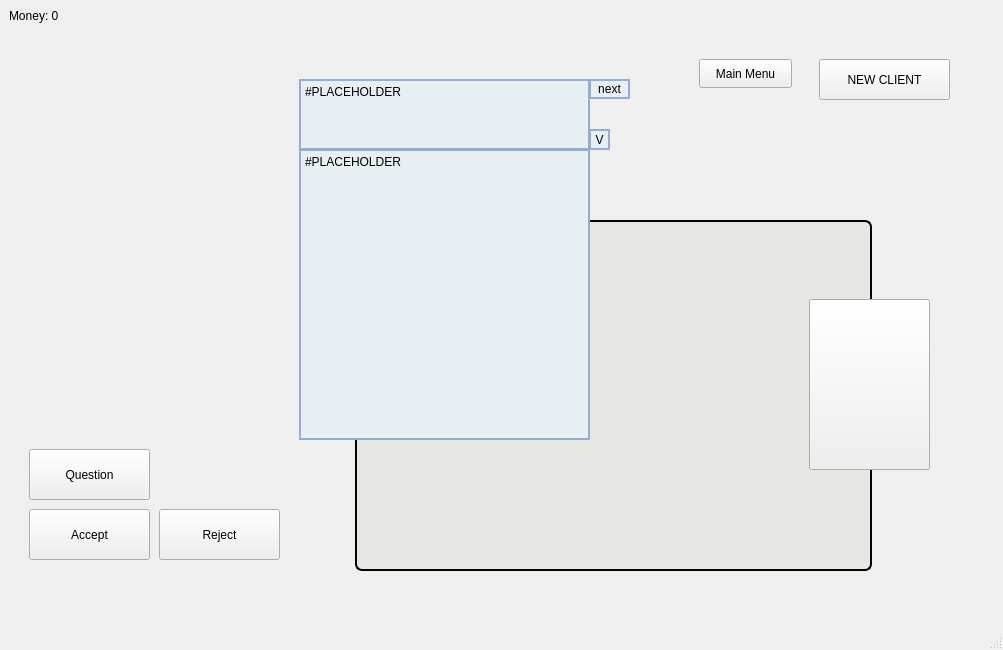
<?xml version="1.0" encoding="UTF-8"?>
<ui version="4.0">
 <class>MainWindow</class>
 <widget class="QMainWindow" name="MainWindow">
  <property name="geometry">
   <rect>
    <x>0</x>
    <y>0</y>
    <width>1003</width>
    <height>650</height>
   </rect>
  </property>
  <property name="windowTitle">
   <string>MainWindow</string>
  </property>
  <widget class="QWidget" name="centralwidget">
   <layout class="QVBoxLayout" name="verticalLayout_2">
    <item>
     <widget class="QLabel" name="money">
      <property name="text">
       <string>Money: 0</string>
      </property>
     </widget>
    </item>
    <item>
     <widget class="QLabel" name="reputation">
      <property name="text">
       <string/>
      </property>
     </widget>
    </item>
    <item>
     <widget class="QStackedWidget" name="screens">
      <property name="styleSheet">
       <string notr="true"/>
      </property>
      <property name="currentIndex">
       <number>1</number>
      </property>
      <widget class="QWidget" name="menu_screen">
       <widget class="StartMenu" name="start_menu" native="true">
        <property name="geometry">
         <rect>
          <x>120</x>
          <y>0</y>
          <width>731</width>
          <height>551</height>
         </rect>
        </property>
       </widget>
      </widget>
      <widget class="QWidget" name="main_screen">
       <widget class="QLabel" name="client">
        <property name="geometry">
         <rect>
          <x>30</x>
          <y>20</y>
          <width>221</width>
          <height>651</height>
         </rect>
        </property>
        <property name="text">
         <string/>
        </property>
       </widget>
       <widget class="QLabel" name="user_desk">
        <property name="enabled">
         <bool>true</bool>
        </property>
        <property name="geometry">
         <rect>
          <x>-150</x>
          <y>300</y>
          <width>1301</width>
          <height>481</height>
         </rect>
        </property>
        <property name="text">
         <string/>
        </property>
        <property name="pixmap">
         <pixmap resource="resource.qrc">:/resources/img/tempDesk2A8.png</pixmap>
        </property>
       </widget>
       <widget class="QTabWidget" name="ruleBook">
        <property name="geometry">
         <rect>
          <x>320</x>
          <y>170</y>
          <width>543</width>
          <height>353</height>
         </rect>
        </property>
        <property name="styleSheet">
         <string notr="true">QTabWidget::pane {
 margin: 1px,1px,1px,1px;
 border: 2px solid #020202;
 border-radius: 7px;
 padding: 1px;
 background-color: #E6E6E3;
}</string>
        </property>
        <property name="tabPosition">
         <enum>QTabWidget::West</enum>
        </property>
        <property name="tabShape">
         <enum>QTabWidget::Triangular</enum>
        </property>
        <property name="currentIndex">
         <number>1</number>
        </property>
        <property name="tabsClosable">
         <bool>false</bool>
        </property>
        <widget class="QWidget" name="tab">
         <attribute name="title">
          <string>Conte.</string>
         </attribute>
         <layout class="QHBoxLayout" name="horizontalLayout">
          <item>
           <widget class="QLabel" name="front_page">
            <property name="text">
             <string/>
            </property>
            <property name="pixmap">
             <pixmap resource="resource.qrc">:/resources/img/tempRuleBookCover.png</pixmap>
            </property>
           </widget>
          </item>
         </layout>
        </widget>
        <widget class="QWidget" name="tab_2">
         <attribute name="title">
          <string>Rules</string>
         </attribute>
         <layout class="QGridLayout" name="gridLayout">
          <item row="0" column="0">
           <widget class="QLabel" name="rules1">
            <property name="text">
             <string/>
            </property>
            <property name="pixmap">
             <pixmap resource="resource.qrc">:/resources/img/tempRuleBookP2A8.png</pixmap>
            </property>
           </widget>
          </item>
         </layout>
        </widget>
        <widget class="QWidget" name="tab_3">
         <attribute name="title">
          <string>Rules</string>
         </attribute>
         <layout class="QGridLayout" name="gridLayout_2">
          <item row="0" column="0">
           <widget class="QLabel" name="rules2">
            <property name="text">
             <string/>
            </property>
            <property name="pixmap">
             <pixmap resource="resource.qrc">:/resources/img/tempRuleBookP3A8.png</pixmap>
            </property>
           </widget>
          </item>
         </layout>
        </widget>
        <widget class="QWidget" name="tab_4">
         <attribute name="title">
          <string>Map</string>
         </attribute>
         <layout class="QGridLayout" name="gridLayout_3">
          <item row="0" column="0">
           <widget class="QLabel" name="map">
            <property name="text">
             <string/>
            </property>
            <property name="pixmap">
             <pixmap resource="resource.qrc">:/resources/img/tempRuleBookMap.png</pixmap>
            </property>
           </widget>
          </item>
         </layout>
        </widget>
       </widget>
       <widget class="QPushButton" name="ruleBook_pushButton">
        <property name="geometry">
         <rect>
          <x>800</x>
          <y>250</y>
          <width>121</width>
          <height>171</height>
         </rect>
        </property>
        <property name="styleSheet">
         <string notr="true">background-color: transparent;
border-image: url(:/resources/img/tempBooksA8.png);
background: none;
background-repeat: none;

</string>
        </property>
        <property name="text">
         <string/>
        </property>
       </widget>
       <widget class="QPushButton" name="closeRules_pushButton">
        <property name="geometry">
         <rect>
          <x>350</x>
          <y>130</y>
          <width>91</width>
          <height>41</height>
         </rect>
        </property>
        <property name="styleSheet">
         <string notr="true">background-color: transparent;
background: none;
background-repeat: none;</string>
        </property>
        <property name="text">
         <string>Close book</string>
        </property>
       </widget>
       <widget class="QPushButton" name="question_pushButton">
        <property name="geometry">
         <rect>
          <x>20</x>
          <y>400</y>
          <width>121</width>
          <height>51</height>
         </rect>
        </property>
        <property name="text">
         <string>Question</string>
        </property>
       </widget>
       <widget class="QPushButton" name="newClient_pushButton">
        <property name="geometry">
         <rect>
          <x>810</x>
          <y>10</y>
          <width>131</width>
          <height>41</height>
         </rect>
        </property>
        <property name="text">
         <string>NEW CLIENT</string>
        </property>
       </widget>
       <widget class="QPushButton" name="menu_pushButton">
        <property name="geometry">
         <rect>
          <x>690</x>
          <y>10</y>
          <width>93</width>
          <height>29</height>
         </rect>
        </property>
        <property name="text">
         <string>Main Menu</string>
        </property>
       </widget>
       <widget class="QPushButton" name="accept_pushButton">
        <property name="geometry">
         <rect>
          <x>20</x>
          <y>460</y>
          <width>121</width>
          <height>51</height>
         </rect>
        </property>
        <property name="text">
         <string>Accept</string>
        </property>
       </widget>
       <widget class="QPushButton" name="reject_pushButton">
        <property name="geometry">
         <rect>
          <x>150</x>
          <y>460</y>
          <width>121</width>
          <height>51</height>
         </rect>
        </property>
        <property name="text">
         <string>Reject</string>
        </property>
       </widget>
       <widget class="QPushButton" name="history_pushButton">
        <property name="geometry">
         <rect>
          <x>580</x>
          <y>80</y>
          <width>21</width>
          <height>21</height>
         </rect>
        </property>
        <property name="styleSheet">
         <string notr="true">background-color: rgb(231, 239, 243);
border: 2px solid rgb(149, 174, 207);
font: 12pt &quot;Courier&quot;;
</string>
        </property>
        <property name="text">
         <string>V</string>
        </property>
       </widget>
       <widget class="QTextBrowser" name="dialougeHistory">
        <property name="geometry">
         <rect>
          <x>290</x>
          <y>100</y>
          <width>291</width>
          <height>291</height>
         </rect>
        </property>
        <property name="font">
         <font>
          <family>Segoe UI</family>
          <pointsize>9</pointsize>
         </font>
        </property>
        <property name="styleSheet">
         <string notr="true">background-color: rgb(231, 239, 243);
border: 2px solid rgb(149, 174, 207)</string>
        </property>
        <property name="html">
         <string>&lt;!DOCTYPE HTML PUBLIC &quot;-//W3C//DTD HTML 4.0//EN&quot; &quot;http://www.w3.org/TR/REC-html40/strict.dtd&quot;&gt;
&lt;html&gt;&lt;head&gt;&lt;meta name=&quot;qrichtext&quot; content=&quot;1&quot; /&gt;&lt;meta charset=&quot;utf-8&quot; /&gt;&lt;style type=&quot;text/css&quot;&gt;
p, li { white-space: pre-wrap; }
hr { height: 1px; border-width: 0; }
li.unchecked::marker { content: &quot;\2610&quot;; }
li.checked::marker { content: &quot;\2612&quot;; }
&lt;/style&gt;&lt;/head&gt;&lt;body style=&quot; font-family:'Segoe UI'; font-size:9pt; font-weight:400; font-style:normal;&quot;&gt;
&lt;p style=&quot; margin-top:0px; margin-bottom:0px; margin-left:0px; margin-right:0px; -qt-block-indent:0; text-indent:0px;&quot;&gt;&lt;span style=&quot; font-family:'Courier';&quot;&gt;#PLACEHOLDER&lt;/span&gt;&lt;/p&gt;&lt;/body&gt;&lt;/html&gt;</string>
        </property>
       </widget>
       <widget class="QPushButton" name="next_pushButton">
        <property name="geometry">
         <rect>
          <x>580</x>
          <y>30</y>
          <width>41</width>
          <height>20</height>
         </rect>
        </property>
        <property name="font">
         <font>
          <family>Segoe UI</family>
          <pointsize>9</pointsize>
          <italic>false</italic>
          <bold>false</bold>
         </font>
        </property>
        <property name="styleSheet">
         <string notr="true">background-color: rgb(231, 239, 243);
border: 2px solid rgb(149, 174, 207);
font: 9pt &quot;Segoe UI&quot;;
</string>
        </property>
        <property name="text">
         <string>next</string>
        </property>
       </widget>
       <widget class="QTextBrowser" name="dialouge">
        <property name="geometry">
         <rect>
          <x>290</x>
          <y>30</y>
          <width>291</width>
          <height>71</height>
         </rect>
        </property>
        <property name="font">
         <font>
          <family>Segoe UI</family>
          <pointsize>9</pointsize>
         </font>
        </property>
        <property name="styleSheet">
         <string notr="true">background-color: rgb(231, 239, 243);
border: 2px solid rgb(149, 174, 207)</string>
        </property>
        <property name="html">
         <string>&lt;!DOCTYPE HTML PUBLIC &quot;-//W3C//DTD HTML 4.0//EN&quot; &quot;http://www.w3.org/TR/REC-html40/strict.dtd&quot;&gt;
&lt;html&gt;&lt;head&gt;&lt;meta name=&quot;qrichtext&quot; content=&quot;1&quot; /&gt;&lt;meta charset=&quot;utf-8&quot; /&gt;&lt;style type=&quot;text/css&quot;&gt;
p, li { white-space: pre-wrap; }
hr { height: 1px; border-width: 0; }
li.unchecked::marker { content: &quot;\2610&quot;; }
li.checked::marker { content: &quot;\2612&quot;; }
&lt;/style&gt;&lt;/head&gt;&lt;body style=&quot; font-family:'Segoe UI'; font-size:9pt; font-weight:400; font-style:normal;&quot;&gt;
&lt;p style=&quot; margin-top:0px; margin-bottom:0px; margin-left:0px; margin-right:0px; -qt-block-indent:0; text-indent:0px;&quot;&gt;&lt;span style=&quot; font-family:'Courier';&quot;&gt;#PLACEHOLDER&lt;/span&gt;&lt;/p&gt;&lt;/body&gt;&lt;/html&gt;</string>
        </property>
       </widget>
      </widget>
      <widget class="QWidget" name="selectClient_screen">
       <widget class="QTabWidget" name="selectClient">
        <property name="geometry">
         <rect>
          <x>250</x>
          <y>0</y>
          <width>661</width>
          <height>501</height>
         </rect>
        </property>
        <property name="styleSheet">
         <string notr="true">background-color: qlineargradient(spread:pad, x1:1, y1:0.948864, x2:1, y2:0, stop:0 rgba(245, 232, 169, 255), stop:1 rgba(255, 246, 224, 255));
alternate-background-color: rgb(255, 245, 205);</string>
        </property>
        <property name="currentIndex">
         <number>0</number>
        </property>
        <widget class="QWidget" name="tab_8">
         <attribute name="title">
          <string>Tab 1</string>
         </attribute>
         <layout class="QVBoxLayout" name="verticalLayout">
          <item>
           <widget class="QLabel" name="label">
            <property name="maximumSize">
             <size>
              <width>16777212</width>
              <height>16777215</height>
             </size>
            </property>
            <property name="styleSheet">
             <string notr="true">font: 700 25pt &quot;Courier&quot;;
color: rgb(148, 139, 118);</string>
            </property>
            <property name="text">
             <string>CLIENTELE</string>
            </property>
            <property name="alignment">
             <set>Qt::AlignCenter</set>
            </property>
           </widget>
          </item>
         </layout>
        </widget>
       </widget>
       <widget class="QPushButton" name="selectClient_pushButton">
        <property name="geometry">
         <rect>
          <x>790</x>
          <y>510</y>
          <width>121</width>
          <height>61</height>
         </rect>
        </property>
        <property name="text">
         <string>Select Client</string>
        </property>
       </widget>
      </widget>
      <widget class="QWidget" name="instruction_screen">
       <layout class="QGridLayout" name="gridLayout_5">
        <item row="0" column="0">
         <widget class="QStackedWidget" name="instruction_tab">
          <property name="currentIndex">
           <number>1</number>
          </property>
          <widget class="QWidget" name="instruction_page1">
           <widget class="QTextBrowser" name="story_text">
            <property name="geometry">
             <rect>
              <x>11</x>
              <y>11</y>
              <width>921</width>
              <height>571</height>
             </rect>
            </property>
            <property name="styleSheet">
             <string notr="true">font: 700 15pt &quot;Courier&quot;;</string>
            </property>
            <property name="html">
             <string>&lt;!DOCTYPE HTML PUBLIC &quot;-//W3C//DTD HTML 4.0//EN&quot; &quot;http://www.w3.org/TR/REC-html40/strict.dtd&quot;&gt;
&lt;html&gt;&lt;head&gt;&lt;meta name=&quot;qrichtext&quot; content=&quot;1&quot; /&gt;&lt;meta charset=&quot;utf-8&quot; /&gt;&lt;style type=&quot;text/css&quot;&gt;
p, li { white-space: pre-wrap; }
hr { height: 1px; border-width: 0; }
li.unchecked::marker { content: &quot;\2610&quot;; }
li.checked::marker { content: &quot;\2612&quot;; }
&lt;/style&gt;&lt;/head&gt;&lt;body style=&quot; font-family:'Courier'; font-size:15pt; font-weight:700; font-style:normal;&quot;&gt;
&lt;p style=&quot; margin-top:0px; margin-bottom:0px; margin-left:0px; margin-right:0px; -qt-block-indent:0; text-indent:0px;&quot;&gt;&lt;span style=&quot; font-weight:400;&quot;&gt;STORY:&lt;/span&gt;&lt;/p&gt;
&lt;p style=&quot; margin-top:0px; margin-bottom:0px; margin-left:0px; margin-right:0px; -qt-block-indent:0; text-indent:0px;&quot;&gt;&lt;span style=&quot; font-weight:400;&quot;&gt;You're an up-and-coming lawyer who just joined their first law firm. Your gearing to prove your worth in some spectactular trail cases for sure, but you can't win everying case with fancy jargon and dramatic performances. There needs to be a vaild case to be made from your future clients. &lt;/span&gt;&lt;/p&gt;
&lt;p style=&quot; margin-top:0px; margin-bottom:0px; margin-left:0px; margin-right:0px; -qt-block-indent:0; text-indent:0px;&quot;&gt;&lt;span style=&quot; font-weight:400;&quot;&gt;Before you take someones cases you need to hear them out. Is their story as flimsy and nonsensitcisal as it sounds, or is their some obscure law that actual gives them some merit? You'll soon find out, as its 9:00 am already and your day is just about to begin...&lt;/span&gt;&lt;/p&gt;&lt;/body&gt;&lt;/html&gt;</string>
            </property>
           </widget>
          </widget>
          <widget class="QWidget" name="instruction_page2">
           <widget class="QTextBrowser" name="instruction_text">
            <property name="geometry">
             <rect>
              <x>10</x>
              <y>10</y>
              <width>391</width>
              <height>481</height>
             </rect>
            </property>
            <property name="html">
             <string>&lt;!DOCTYPE HTML PUBLIC &quot;-//W3C//DTD HTML 4.0//EN&quot; &quot;http://www.w3.org/TR/REC-html40/strict.dtd&quot;&gt;
&lt;html&gt;&lt;head&gt;&lt;meta name=&quot;qrichtext&quot; content=&quot;1&quot; /&gt;&lt;meta charset=&quot;utf-8&quot; /&gt;&lt;style type=&quot;text/css&quot;&gt;
p, li { white-space: pre-wrap; }
hr { height: 1px; border-width: 0; }
li.unchecked::marker { content: &quot;\2610&quot;; }
li.checked::marker { content: &quot;\2612&quot;; }
&lt;/style&gt;&lt;/head&gt;&lt;body style=&quot; font-family:'Segoe UI'; font-size:9pt; font-weight:400; font-style:normal;&quot;&gt;
&lt;p style=&quot; margin-top:0px; margin-bottom:0px; margin-left:0px; margin-right:0px; -qt-block-indent:0; text-indent:0px;&quot;&gt;&lt;span style=&quot; font-size:14pt;&quot;&gt;HOW TO PLAY:&lt;/span&gt;&lt;/p&gt;
&lt;p style=&quot; margin-top:0px; margin-bottom:0px; margin-left:0px; margin-right:0px; -qt-block-indent:0; text-indent:0px;&quot;&gt;&lt;span style=&quot; font-size:14pt;&quot;&gt;ACCEPT OR DENY PEOPLE&lt;/span&gt;&lt;/p&gt;
&lt;p style=&quot; margin-top:0px; margin-bottom:0px; margin-left:0px; margin-right:0px; -qt-block-indent:0; text-indent:0px;&quot;&gt;&lt;span style=&quot; font-size:14pt;&quot;&gt;FIND CLUES&lt;/span&gt;&lt;/p&gt;
&lt;p style=&quot; margin-top:0px; margin-bottom:0px; margin-left:0px; margin-right:0px; -qt-block-indent:0; text-indent:0px;&quot;&gt;&lt;span style=&quot; font-size:14pt;&quot;&gt;HAVE FUN OR I WILL CRY&lt;/span&gt;&lt;/p&gt;&lt;/body&gt;&lt;/html&gt;</string>
            </property>
           </widget>
          </widget>
         </widget>
        </item>
        <item row="1" column="0">
         <widget class="QPushButton" name="instr_nextPage_pushButton">
          <property name="text">
           <string>NEXT...</string>
          </property>
         </widget>
        </item>
        <item row="2" column="0">
         <widget class="QPushButton" name="instr_menu_pushButton">
          <property name="text">
           <string>MENU</string>
          </property>
         </widget>
        </item>
       </layout>
      </widget>
      <widget class="QWidget" name="end_screen">
       <property name="styleSheet">
        <string notr="true">background-color: qlineargradient(spread:pad, x1:1, y1:1, x2:1, y2:0, stop:0 rgba(133, 156, 120, 255), stop:1 rgba(216, 234, 236, 255));</string>
       </property>
       <layout class="QGridLayout" name="gridLayout_4">
        <item row="1" column="1">
         <widget class="QPushButton" name="continue_pushButton">
          <property name="minimumSize">
           <size>
            <width>0</width>
            <height>100</height>
           </size>
          </property>
          <property name="styleSheet">
           <string notr="true">font: 700 15pt &quot;Courier&quot;;
color: rgb(12, 65, 16);</string>
          </property>
          <property name="text">
           <string>CONTINUE...</string>
          </property>
         </widget>
        </item>
        <item row="0" column="0" colspan="2">
         <widget class="QTextBrowser" name="textBrowser">
          <property name="maximumSize">
           <size>
            <width>16777215</width>
            <height>400</height>
           </size>
          </property>
          <property name="frameShadow">
           <enum>QFrame::Sunken</enum>
          </property>
          <property name="html">
           <string>&lt;!DOCTYPE HTML PUBLIC &quot;-//W3C//DTD HTML 4.0//EN&quot; &quot;http://www.w3.org/TR/REC-html40/strict.dtd&quot;&gt;
&lt;html&gt;&lt;head&gt;&lt;meta name=&quot;qrichtext&quot; content=&quot;1&quot; /&gt;&lt;meta charset=&quot;utf-8&quot; /&gt;&lt;style type=&quot;text/css&quot;&gt;
p, li { white-space: pre-wrap; }
hr { height: 1px; border-width: 0; }
li.unchecked::marker { content: &quot;\2610&quot;; }
li.checked::marker { content: &quot;\2612&quot;; }
&lt;/style&gt;&lt;/head&gt;&lt;body style=&quot; font-family:'Segoe UI'; font-size:9pt; font-weight:400; font-style:normal;&quot;&gt;
&lt;p align=&quot;center&quot; style=&quot;-qt-paragraph-type:empty; margin-top:0px; margin-bottom:0px; margin-left:0px; margin-right:0px; -qt-block-indent:0; text-indent:0px;&quot;&gt;&lt;br /&gt;&lt;/p&gt;
&lt;p align=&quot;center&quot; style=&quot;-qt-paragraph-type:empty; margin-top:0px; margin-bottom:0px; margin-left:0px; margin-right:0px; -qt-block-indent:0; text-indent:0px;&quot;&gt;&lt;br /&gt;&lt;/p&gt;
&lt;p align=&quot;center&quot; style=&quot;-qt-paragraph-type:empty; margin-top:0px; margin-bottom:0px; margin-left:0px; margin-right:0px; -qt-block-indent:0; text-indent:0px; font-family:'Courier'; font-size:25pt;&quot;&gt;&lt;br /&gt;&lt;/p&gt;
&lt;p align=&quot;center&quot; style=&quot;-qt-paragraph-type:empty; margin-top:0px; margin-bottom:0px; margin-left:0px; margin-right:0px; -qt-block-indent:0; text-indent:0px; font-family:'Courier'; font-size:25pt;&quot;&gt;&lt;br /&gt;&lt;/p&gt;
&lt;p align=&quot;center&quot; style=&quot; margin-top:0px; margin-bottom:0px; margin-left:0px; margin-right:0px; -qt-block-indent:0; text-indent:0px;&quot;&gt;&lt;span style=&quot; font-family:'Courier'; font-size:24pt;&quot;&gt;UNFORTUNATELY YOU LOST THE CASE&lt;/span&gt;&lt;/p&gt;
&lt;p align=&quot;center&quot; style=&quot; margin-top:0px; margin-bottom:0px; margin-left:0px; margin-right:0px; -qt-block-indent:0; text-indent:0px;&quot;&gt;&lt;span style=&quot; font-family:'Courier'; font-size:10pt;&quot;&gt;Child soliders are illegal under the Geneva Convention...&lt;/span&gt;&lt;/p&gt;
&lt;p align=&quot;center&quot; style=&quot;-qt-paragraph-type:empty; margin-top:0px; margin-bottom:0px; margin-left:0px; margin-right:0px; -qt-block-indent:0; text-indent:0px; font-family:'Courier'; font-size:24pt;&quot;&gt;&lt;br /&gt;&lt;/p&gt;&lt;/body&gt;&lt;/html&gt;</string>
          </property>
         </widget>
        </item>
       </layout>
      </widget>
     </widget>
    </item>
   </layout>
  </widget>
  <widget class="QMenuBar" name="menubar">
   <property name="geometry">
    <rect>
     <x>0</x>
     <y>0</y>
     <width>1003</width>
     <height>26</height>
    </rect>
   </property>
  </widget>
  <widget class="QStatusBar" name="statusbar"/>
 </widget>
 <customwidgets>
  <customwidget>
   <class>StartMenu</class>
   <extends>QWidget</extends>
   <header location="global">startmenu.h</header>
   <container>1</container>
  </customwidget>
 </customwidgets>
 <resources>
  <include location="resource.qrc"/>
 </resources>
 <connections/>
</ui>
